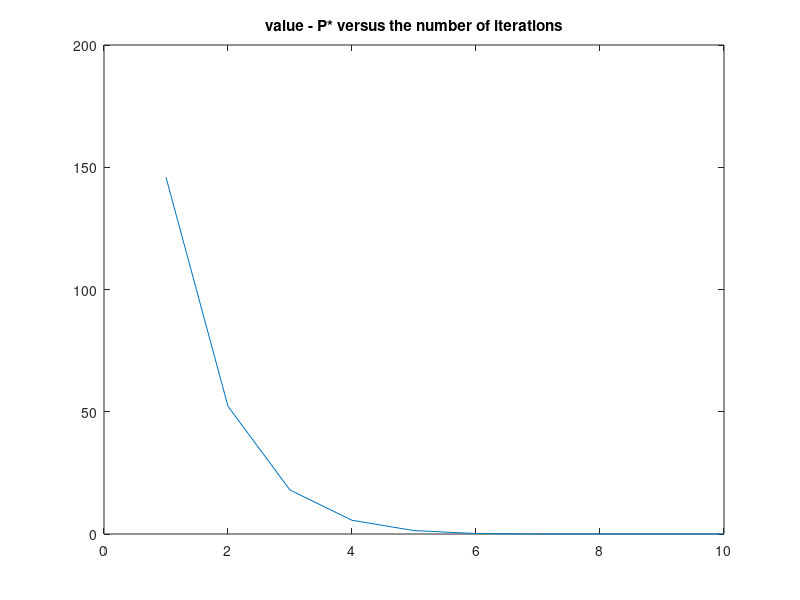

The MATLAB script that drew this image: (Note: this script raises an error after producing the figure.)
%Linear Algebra term project Problem 4
MAXITERS = 100;        %maximum iterations
ALPHA = 0.01;
BETA = 0.5;
RESTOL = 1e-7;         %stop error
x=[1 2]';              %initial value not in the feasible set
b=[0]';
A=[1 -1];
nu=zeros(1,1);
resdls=[];
vals=[];
for i=1:MAXITERS
    %gradient
    grad=[exp(x(1)+2*x(2))+exp(x(1)-2*x(2))-exp(-x(1)) 2*exp(x(1)+2*x(2))-2*exp(x(1)-2*x(2))]';
    gra22=2*exp(x(1)+2*x(2))-2*exp(x(1)-2*x(2));
    gra24=4*exp(x(1)+2*x(2))+4*exp(x(1)-2*x(2));
    func=exp(x(1)+2*x(2))+exp(x(1)-2*x(2))+exp(-x(1));
    vals=[vals func];
    %Hessian matrix
    grad2=[func gra22;gra22 gra24];
    r=[grad+A'*nu;A*x-b]; 
    resdls=[resdls,norm(r)];
    sol=-[grad2 A';A 0]\r;
    %newton step
    Dx=sol(1:2); 
    %primal and dual step
    Dnu=sol(3);
    if(norm(r)<RESTOL)
         break; 
    end;
    t=1;
    xtemp=x+t*Dx;
    gradtemp=[exp(xtemp(1)+2*xtemp(2))+exp(xtemp(1)-2*xtemp(2))-exp(-xtemp(1)) 2*exp(xtemp(1)+2*xtemp(2))-2*exp(xtemp(1)-2*xtemp(2))]';
    %backtracking
    while(norm([gradtemp+A'*(nu+t*Dnu);A*xtemp-b])>(1-ALPHA*t)*norm(r))
        t=BETA*t;
        xtemp=x+t*Dx;
        gradtemp=[exp(xtemp(1)+2*xtemp(2))+exp(xtemp(1)-2*xtemp(2))-exp(-xtemp(1)) 2*exp(xtemp(1)+2*xtemp(2))-2*exp(xtemp(1)-2*xtemp(2))]';
    end;
    %update x
    x=x+t*Dx;
    nu=nu+t*Dnu;
end;
optimal=vals(1,i);
plot(1:i,vals(1:1:i)-optimal);
title('value - P* versus the number of iterations');
%cvx check
cvx_begin quiet
   variable a(2)
   func=exp(a(1)+2*a(2))+exp(a(1)-2*a(2))+exp(-a(1))
   minimize(func)
   subject to
   a(1)==a(2)
cvx_end
    